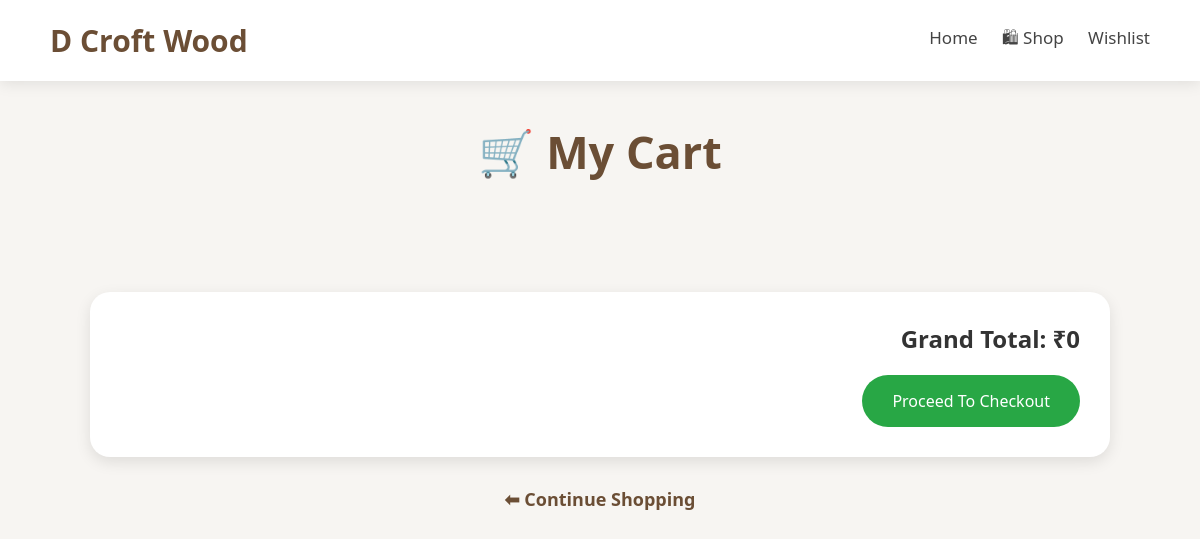
Before: /cart/ with the older database file.
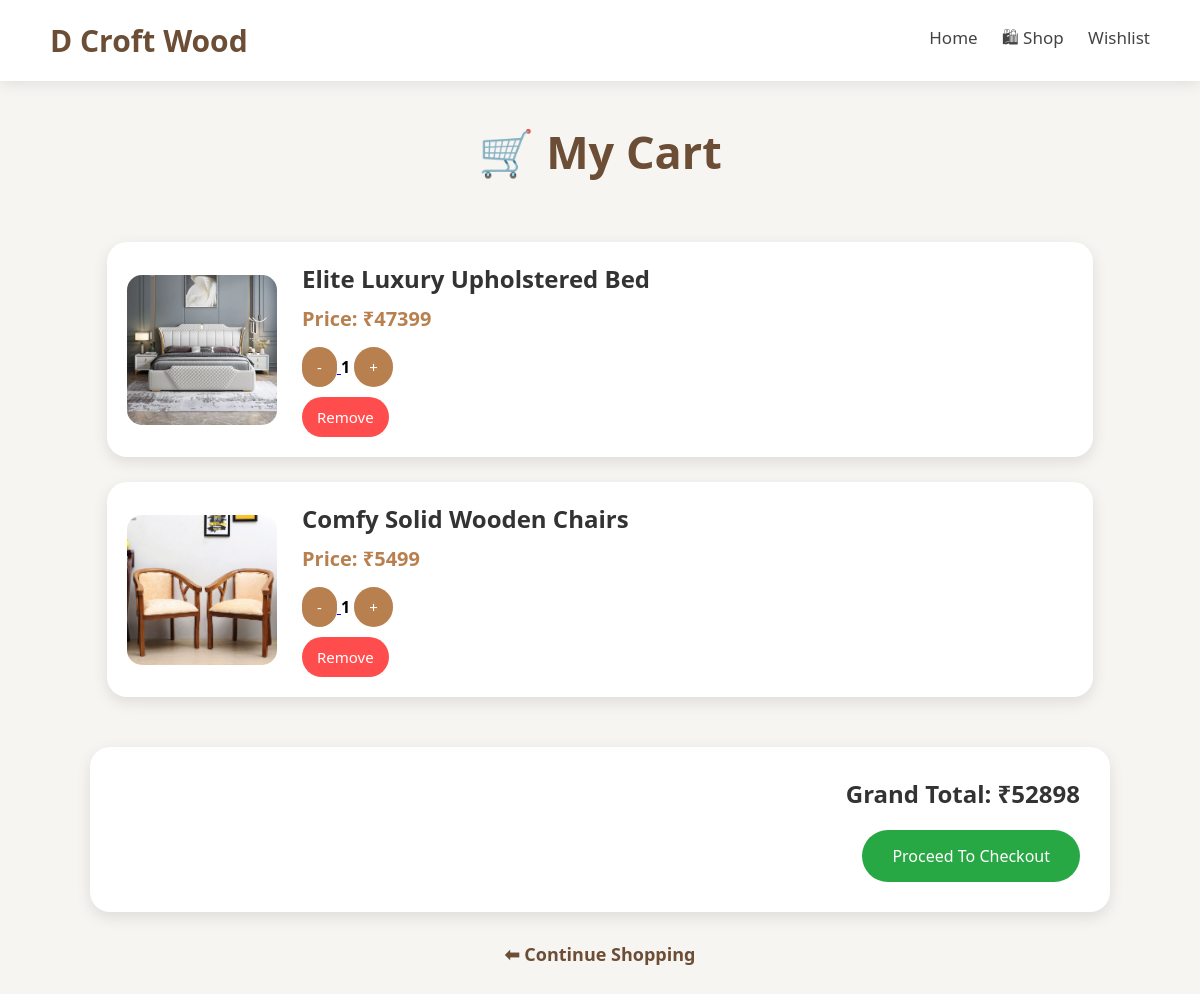
After: the same page with the newer database file.
### store/models.py (models this page shows, shortened)
class Cart(models.Model):
    product = models.ForeignKey(
        Product,
        on_delete=models.CASCADE
    )
    quantity = models.IntegerField(
        default=1
    )

class Product(models.Model):
    name = models.CharField(
        max_length=100
    )
    price = models.IntegerField()
    description = models.TextField()
    image = models.ImageField(
        upload_to='products/'
    )
    category = models.CharField(
        max_length=50,
        default="Furniture"
    )
    material = models.CharField(
        max_length=100,
        default="Wood"
    )
    dimensions = models.CharField(
        max_length=100,
        default="Standard Size"
    )

### store/views.py (the view)
# urls.py: path('cart/', views.cart, name='cart'),
def cart(request):
    items=Cart.objects.all()
    total=0
    for item in items:
        total+=(
            item.product.price*
            item.quantity
        )
    return render(
        request,
        'cart.html',
        {
            'items':items,
            'total':total
        }
    )

### store/templates/cart.html (shortened to what this page needs)
<!DOCTYPE html>
<html>
<head>
</head>
<body>
<header class="header">
<div class="logo">
<a href="/">
D Croft Wood
</a>
</div>
<div class="nav-links">
<a href="{% url 'home' %}">
 Home
</a>
<a href="{% url 'shop' %}">
🛍 Shop
</a>
<a href="{% url 'wishlist' %}">
    Wishlist
</a>
</div>
</header>
<div class="heading">
<h1>
🛒 My Cart
</h1>
</div>
<div class="cart-container">
{% for item in items %}
<div class="cart-card">
<img src="{{ item.product.image.url }}">
<div class="details">
<h2>
{{ item.product.name }}
</h2>
<p class="price">
Price: ₹{{ item.product.price }}
</p>
<p>
<a href="{% url 'decrease' item.id %}">
<button class="qty-btn">
-
</button>
</a>
<strong>
{{ item.quantity }}
</strong>
<a href="{% url 'increase' item.id %}">
<button class="qty-btn">
+
</button>
</a>
</p>
<a href="{% url 'remove_from_cart' item.id %}">
<button class="remove-btn">
Remove
</button>
</a>
</div>
</div>
{% endfor %}
</div>
<div class="total-box">
<h2>
Grand Total: ₹{{ total }}
</h2>
<a href="{% url 'checkout' %}">
<button class="checkout-btn">
Proceed To Checkout
</button>
</a>
</div>
<a class="back" href="/">
⬅ Continue Shopping
</a>
</body>
</html>

Changed rows visible on the page:
added Cart: product.image (picture), product.name "Elite Luxury Upholstered Bed", product.price "47399", quantity "1"
added Cart: product.image (picture), product.name "Comfy Solid Wooden Chairs", product.price "5499", quantity "1"
Other visible differences:
{{ total }}: "0" → "52898"
